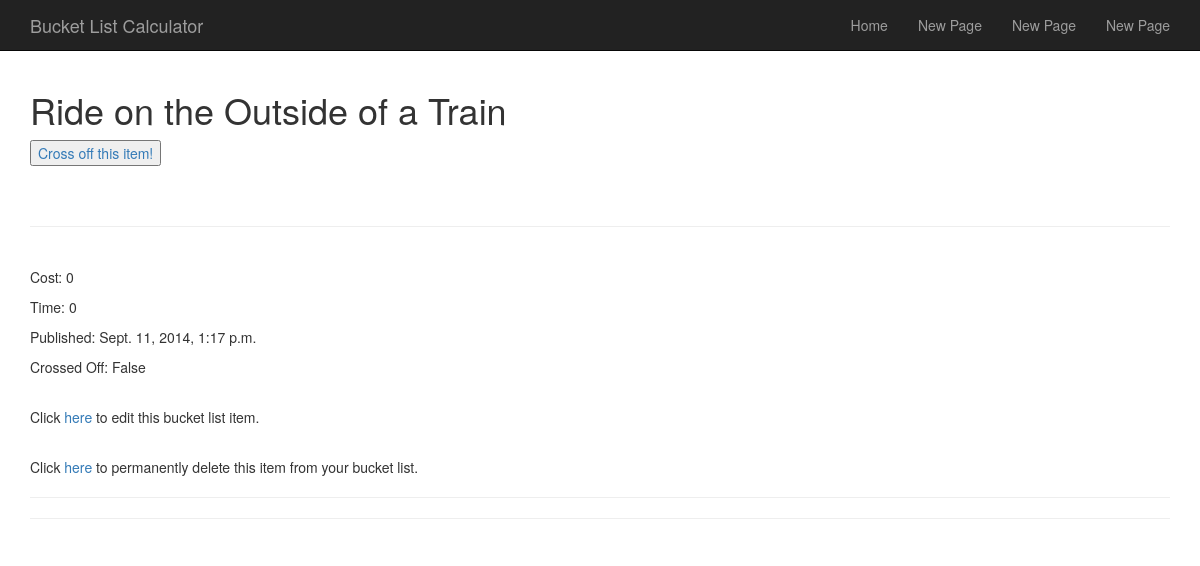
The app's page /bucketlist/mylist/view/83/ (signed in), older data.
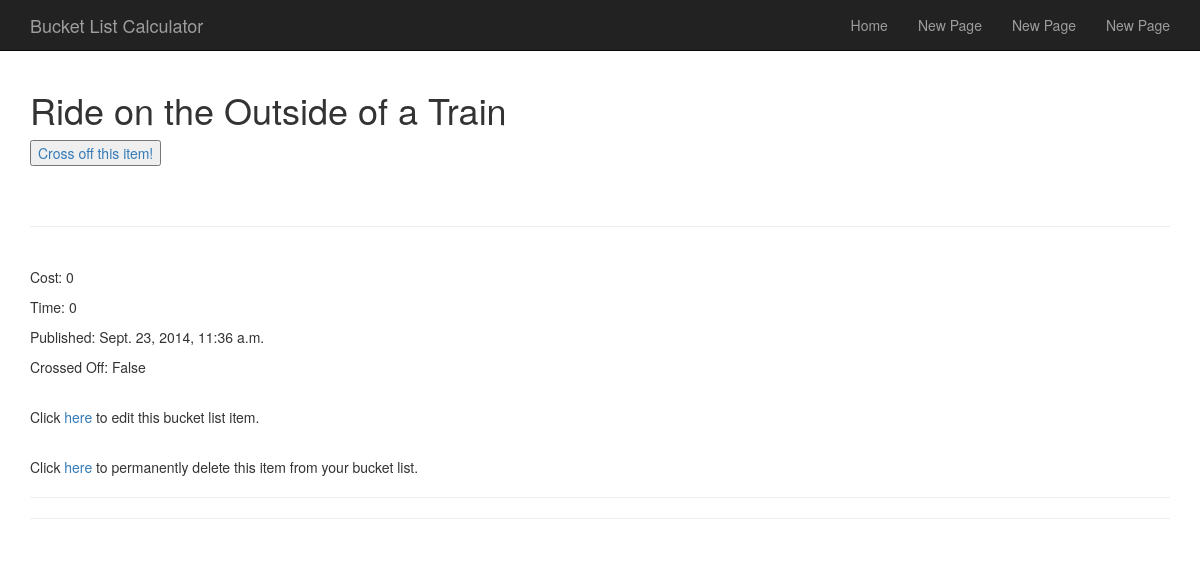
The same page, newer data.
### BucketList/models.py (models this page shows, shortened)
class BucketListItem(models.Model):
    text = models.CharField(max_length = 200)
    pub_by = models.ForeignKey(User,editable = False)
    pub_date = models.DateTimeField(editable=False)
    goal_type = models.CharField(choices = CHOICES, max_length = 200)
    cost = models.IntegerField(max_length = 20)
    time = models.IntegerField(max_length = 20)
    hours = models.IntegerField(max_length = 20)
    crossed_off = models.BooleanField(editable = False)
    def __unicode__(self):
        return self.text
    def recently_added(self):
        return self.pub_date >= timezone.now() - datetime.timedelta(days = 1)
    recently_added.boolean = True

### BucketList/views.py (the view)
# urls.py: url(r'^mylist/view/(?P<id>\w+)/', views.view_my_list_item, name = 'view my list item'),
@login_required
def view_my_list_item(request, id):
    logged_in = request.user.id
    item = BucketListItem.objects.filter(pk = id)
    context = {'logged_in': logged_in,
                      'item': item[0],
                    }
    return render(request, 'BucketList/view_my_list_item.html', context)

### BucketList/templates/BucketList/view_my_list_item.html (shortened to what this page needs)
{% extends 'base.html' %}
{% block content %}
{% if logged_in %}
    {% if item.crossed_off == True %}
        <h1 style="text-decoration: line-through;">{{item}}</h1>
        <h4>Congratulations on crossing off this list item!</h4>
        <button><a href="/bucketlist/mylist/uncross/{{item.id}}/">Uncross this item</a></button>
    {% else %}
        <h1>{{item}}</h1>
        <button><a href= "/bucketlist/mylist/crossoff/{{item.id}}/">Cross off this item!</a></button>
    {% endif %}
     <br/>
     <br/>
     <br/>
    <hr>
    <br/>
    <p>Cost:  {{item.cost}}</p>
    <p>Time: {{item.time}}</p>
    <p>Published: {{item.pub_date}}</p>
    <p>Crossed Off: {{item.crossed_off}}</p>
    <br/>
    <p>Click <a href="/bucketlist/mylist/edit/{{item.id}}/">here</a> to edit this bucket list item.</p>
    <br/>
    <p>Click <a href="/bucketlist/mylist/deleteitem/{{item.id}}/">here</a> to permanently delete this item from your bucket list.</p>
{% else %}
    <p>It looks like you are not logged in!  Better get on that.</p>
{% endif %}
{% endblock content %}

### templates/base.html (shortened to what this page needs)
<!DOCTYPE html>
<html lang="en">
<head>
    {% load bootstrap3 %}
    {% bootstrap_css %}
</head>
<body>
<header class = "navbar navbar-inverse navbar-fixed-top" role = "banner">
    <div class = "container">
        <div class ="navbar-header">
            <a href="/bucketlist/" class ="navbar-brand">Bucket List Calculator</a>
        </div>
        <div class = "collapse navbar-collapse" id = "dropdown">
            <ul class = "nav navbar-nav navbar-right" role = "navigation">
                <li><a href="#">Home</a></li>
                <li><a href="#">New Page</a></li>
                <li><a href="#">New Page</a></li>
                <li><a href="#">New Page</a></li>
            </ul>
        </div>
    </div>
</header>
<div class = "container">
    {% block content %}
    {% endblock %}
    <hr>
    <hr>
</div>
    </body>
</html>

### templates/base.html (style rules this page uses)
body { padding-top: 70px; }

Row changes from the older to the newer data that the page shows:
changed BucketListItem "Ride on the Outside of a Train": pub_date "Sept. 11, 2014, 1:17 p.m." → "Sept. 23, 2014, 11:36 a.m."
